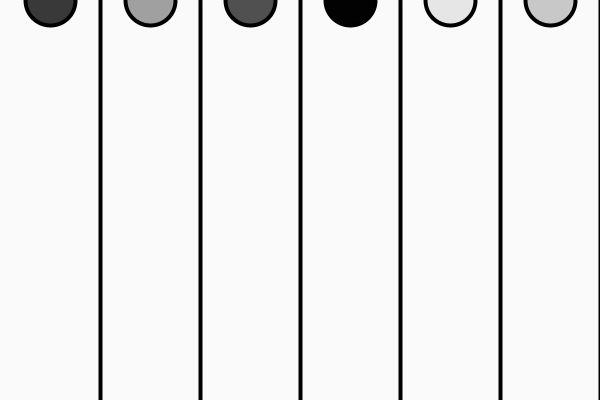
Frame 1 (no input)
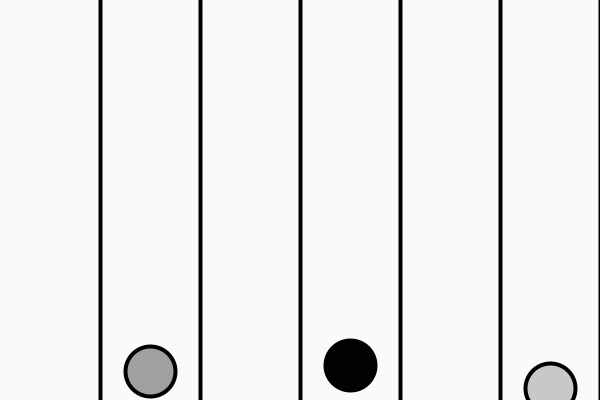
Frame 60 (the mouse pressed at the canvas centre just before this capture)
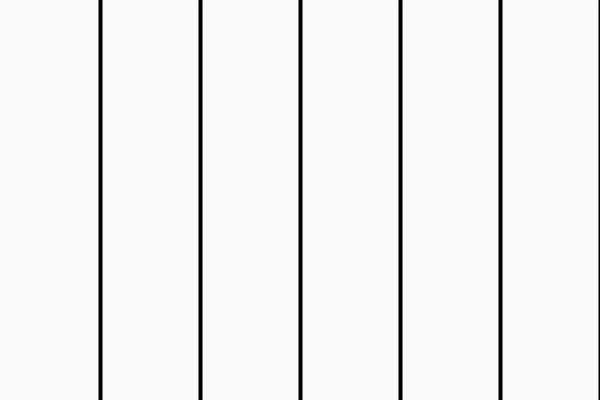
Frame 120 (the mouse held since frame 60 and released just before this capture)

The Processing sketch that drew these frames (run headless with seeded random() and noise(); from frame 60 on, the mouse is pressed at the canvas centre):

// Processing sketch: processing_138608
// ── processing_138608.pde

Circles _1;
Circles _2;
Circles _3;
Circles _4;
Circles _5;
Circles _6;

void setup (){
  frameRate(20);
  size(600, 400);
  smooth();
  
  //int _x, int _y, int _size, int _C, int _speed
  _1 = new Circles(50, 0, 50, 57, random(5,10));
  _2 = new Circles(150, 0, 50, 160,random(5,10));
  _3 = new Circles(250, 0, 50, 80, random(5,10));
  _4 = new Circles(350, 0, 50, 2, random(5,10));
  _5 = new Circles(450, 0, 50, 230,random(5,10));
  _6 = new Circles(550, 0, 50, 200, random(5,10));

 
}
void draw (){
   noStroke();
  background(250);
    stroke(0);
   strokeWeight(4);
   line(100,0,100,400);
   line(200,0,200,400);
   line(300,0,300,400);
   line(400,0,400,400);
   line(500,0,500,400);
   line(600,0,600,400);
  _1.display();
  _2.display();
  _3.display();
  _4.display();
  _5.display();
  _6.display();
  _1.move();
  _2.move();
  _3.move();
  _4.move();
  _5.move();
  _6.move();  
}
class Circles{
  
  //global variables
 float x, y, size, C, speed ;
  

  //Constructor
Circles(float _x, float _y, float _size, float _C, float _speed ){
    x = _x;
    y = _y;
 size = _size;
    C = _C;
speed = _speed;
  }
  //Functions
  void display(){
 
    
    //for(i = 0, i< 400, i++){
    fill(C);
    ellipse(x, y, size, size);
   /*ellipse(x+random(100,300), y, size, size);
   ellipse(x+random(200,400), y, size, size);
   ellipse(x+random(300,400), y, size, size);*/
 //size
// }
   
}
 
 void move(){
  y = y + speed;
   if (keyPressed){
     setup();
   }
 }
}
